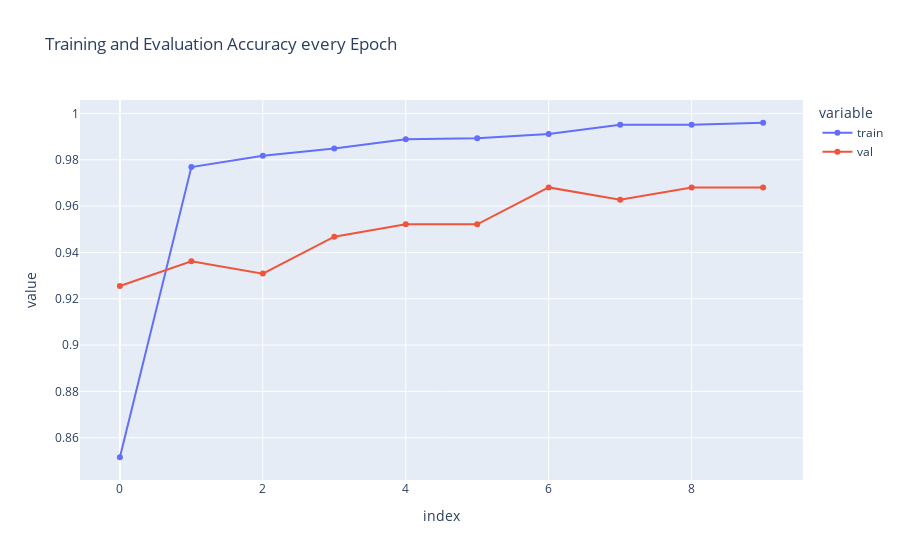

The code cell stored with this chart in its notebook:
### Markdown cell above
# <b>6 <span style='color:#78D118'>|</span> Visualizing the Model</b>
#### On how the models accuracy and loss changed through-out the 5 epochs

### Code cell
from plotly.offline import iplot, init_notebook_mode
import plotly.express as px
import pandas as pd

init_notebook_mode(connected=True)

acc = pd.DataFrame({'train': history.history['acc'], 'val': history.history['val_acc']})

fig = px.line(acc, x=acc.index, y=acc.columns[0::], title='Training and Evaluation Accuracy every Epoch', markers=True)
fig.show()

### Figure 1 — Plotly figure (JSON) as saved in the notebook; plotly's stock layout.template omitted (floating-point values rounded to 4 significant figures)
{"data": [{"hovertemplate": "variable=train<br>index=%{x}<br>value=%{y}<extra></extra>", "legendgroup": "train", "line": {"color": "#636efa", "dash": "solid"}, "marker": {"symbol": "circle"}, "mode": "markers+lines", "name": "train", "orientation": "v", "showlegend": true, "x": [0, 1, 2, 3, 4, 5, 6, 7, 8, 9], "xaxis": "x", "y": [0.8516, 0.9769, 0.9818, 0.9849, 0.9889, 0.9893, 0.9911, 0.9951, 0.9951, 0.996], "yaxis": "y", "type": "scatter"}, {"hovertemplate": "variable=val<br>index=%{x}<br>value=%{y}<extra></extra>", "legendgroup": "val", "line": {"color": "#EF553B", "dash": "solid"}, "marker": {"symbol": "circle"}, "mode": "markers+lines", "name": "val", "orientation": "v", "showlegend": true, "x": [0, 1, 2, 3, 4, 5, 6, 7, 8, 9], "xaxis": "x", "y": [0.9255, 0.9362, 0.9309, 0.9468, 0.9521, 0.9521, 0.9681, 0.9628, 0.9681, 0.9681], "yaxis": "y", "type": "scatter"}], "layout": {"xaxis": {"anchor": "y", "domain": [0, 1], "title": {"text": "index"}}, "yaxis": {"anchor": "x", "domain": [0, 1], "title": {"text": "value"}}, "legend": {"title": {"text": "variable"}, "tracegroupgap": 0}, "title": {"text": "Training and Evaluation Accuracy every Epoch"}}}
